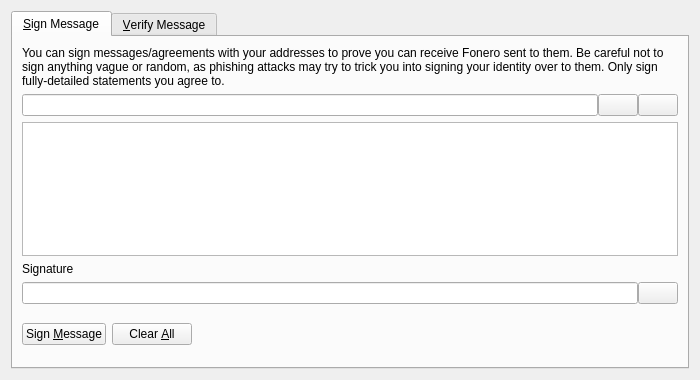
<?xml version="1.0" encoding="UTF-8"?>
<ui version="4.0">
 <class>SignVerifyMessageDialog</class>
 <widget class="QDialog" name="SignVerifyMessageDialog">
  <property name="geometry">
   <rect>
    <x>0</x>
    <y>0</y>
    <width>700</width>
    <height>380</height>
   </rect>
  </property>
  <property name="windowTitle">
   <string>Signatures - Sign / Verify a Message</string>
  </property>
  <property name="modal">
   <bool>true</bool>
  </property>
  <layout class="QVBoxLayout" name="verticalLayout">
   <item>
    <widget class="QTabWidget" name="tabWidget">
     <property name="currentIndex">
      <number>0</number>
     </property>
     <widget class="QWidget" name="tabSignMessage">
      <attribute name="title">
       <string>&amp;Sign Message</string>
      </attribute>
      <layout class="QVBoxLayout" name="verticalLayout_SM">
       <item>
        <widget class="QLabel" name="infoLabel_SM">
         <property name="text">
          <string>You can sign messages/agreements with your addresses to prove you can receive Fonero sent to them. Be careful not to sign anything vague or random, as phishing attacks may try to trick you into signing your identity over to them. Only sign fully-detailed statements you agree to.</string>
         </property>
         <property name="textFormat">
          <enum>Qt::PlainText</enum>
         </property>
         <property name="wordWrap">
          <bool>true</bool>
         </property>
        </widget>
       </item>
       <item>
        <layout class="QHBoxLayout" name="horizontalLayout_1_SM">
         <property name="spacing">
          <number>0</number>
         </property>
         <item>
          <widget class="QValidatedLineEdit" name="addressIn_SM">
           <property name="toolTip">
            <string>The Fonero address to sign the message with</string>
           </property>
          </widget>
         </item>
         <item>
          <widget class="QPushButton" name="addressBookButton_SM">
           <property name="toolTip">
            <string>Choose previously used address</string>
           </property>
           <property name="text">
            <string/>
           </property>
           <property name="shortcut">
            <string>Alt+A</string>
           </property>
           <property name="autoDefault">
            <bool>false</bool>
           </property>
          </widget>
         </item>
         <item>
          <widget class="QPushButton" name="pasteButton_SM">
           <property name="toolTip">
            <string>Paste address from clipboard</string>
           </property>
           <property name="text">
            <string/>
           </property>
           <property name="shortcut">
            <string>Alt+P</string>
           </property>
           <property name="autoDefault">
            <bool>false</bool>
           </property>
          </widget>
         </item>
        </layout>
       </item>
       <item>
        <widget class="QPlainTextEdit" name="messageIn_SM">
         <property name="toolTip">
          <string>Enter the message you want to sign here</string>
         </property>
        </widget>
       </item>
       <item>
        <widget class="QLabel" name="signatureLabel_SM">
         <property name="text">
          <string>Signature</string>
         </property>
         <property name="textFormat">
          <enum>Qt::PlainText</enum>
         </property>
        </widget>
       </item>
       <item>
        <layout class="QHBoxLayout" name="horizontalLayout_2_SM">
         <property name="spacing">
          <number>0</number>
         </property>
         <item>
          <widget class="QLineEdit" name="signatureOut_SM">
           <property name="font">
            <font>
             <italic>true</italic>
            </font>
           </property>
           <property name="readOnly">
            <bool>true</bool>
           </property>
          </widget>
         </item>
         <item>
          <widget class="QPushButton" name="copySignatureButton_SM">
           <property name="toolTip">
            <string>Copy the current signature to the system clipboard</string>
           </property>
           <property name="text">
            <string/>
           </property>
           <property name="autoDefault">
            <bool>false</bool>
           </property>
          </widget>
         </item>
        </layout>
       </item>
       <item>
        <layout class="QHBoxLayout" name="horizontalLayout_3_SM">
         <item>
          <widget class="QPushButton" name="signMessageButton_SM">
           <property name="toolTip">
            <string>Sign the message to prove you own this Fonero address</string>
           </property>
           <property name="text">
            <string>Sign &amp;Message</string>
           </property>
           <property name="autoDefault">
            <bool>false</bool>
           </property>
          </widget>
         </item>
         <item>
          <widget class="QPushButton" name="clearButton_SM">
           <property name="toolTip">
            <string>Reset all sign message fields</string>
           </property>
           <property name="text">
            <string>Clear &amp;All</string>
           </property>
           <property name="autoDefault">
            <bool>false</bool>
           </property>
          </widget>
         </item>
         <item>
          <spacer name="horizontalSpacer_1_SM">
           <property name="orientation">
            <enum>Qt::Horizontal</enum>
           </property>
           <property name="sizeHint" stdset="0">
            <size>
             <width>40</width>
             <height>48</height>
            </size>
           </property>
          </spacer>
         </item>
         <item>
          <widget class="QLabel" name="statusLabel_SM">
           <property name="font">
            <font>
             <weight>75</weight>
             <bold>true</bold>
            </font>
           </property>
           <property name="text">
            <string/>
           </property>
           <property name="wordWrap">
            <bool>true</bool>
           </property>
          </widget>
         </item>
         <item>
          <spacer name="horizontalSpacer_2_SM">
           <property name="orientation">
            <enum>Qt::Horizontal</enum>
           </property>
           <property name="sizeHint" stdset="0">
            <size>
             <width>40</width>
             <height>48</height>
            </size>
           </property>
          </spacer>
         </item>
        </layout>
       </item>
      </layout>
     </widget>
     <widget class="QWidget" name="tabVerifyMessage">
      <attribute name="title">
       <string>&amp;Verify Message</string>
      </attribute>
      <layout class="QVBoxLayout" name="verticalLayout_VM">
       <item>
        <widget class="QLabel" name="infoLabel_VM">
         <property name="text">
          <string>Enter the receiver's address, message (ensure you copy line breaks, spaces, tabs, etc. exactly) and signature below to verify the message. Be careful not to read more into the signature than what is in the signed message itself, to avoid being tricked by a man-in-the-middle attack. Note that this only proves the signing party receives with the address, it cannot prove sendership of any transaction!</string>
         </property>
         <property name="textFormat">
          <enum>Qt::PlainText</enum>
         </property>
         <property name="alignment">
          <set>Qt::AlignLeading|Qt::AlignLeft|Qt::AlignTop</set>
         </property>
         <property name="wordWrap">
          <bool>true</bool>
         </property>
        </widget>
       </item>
       <item>
        <layout class="QHBoxLayout" name="horizontalLayout_1_VM">
         <property name="spacing">
          <number>0</number>
         </property>
         <item>
          <widget class="QValidatedLineEdit" name="addressIn_VM">
           <property name="toolTip">
            <string>The Fonero address the message was signed with</string>
           </property>
          </widget>
         </item>
         <item>
          <widget class="QPushButton" name="addressBookButton_VM">
           <property name="toolTip">
            <string>Choose previously used address</string>
           </property>
           <property name="text">
            <string/>
           </property>
           <property name="shortcut">
            <string>Alt+A</string>
           </property>
           <property name="autoDefault">
            <bool>false</bool>
           </property>
          </widget>
         </item>
        </layout>
       </item>
       <item>
        <widget class="QPlainTextEdit" name="messageIn_VM"/>
       </item>
       <item>
        <widget class="QValidatedLineEdit" name="signatureIn_VM"/>
       </item>
       <item>
        <layout class="QHBoxLayout" name="horizontalLayout_2_VM">
         <item>
          <widget class="QPushButton" name="verifyMessageButton_VM">
           <property name="toolTip">
            <string>Verify the message to ensure it was signed with the specified Fonero address</string>
           </property>
           <property name="text">
            <string>Verify &amp;Message</string>
           </property>
           <property name="autoDefault">
            <bool>false</bool>
           </property>
          </widget>
         </item>
         <item>
          <widget class="QPushButton" name="clearButton_VM">
           <property name="toolTip">
            <string>Reset all verify message fields</string>
           </property>
           <property name="text">
            <string>Clear &amp;All</string>
           </property>
           <property name="autoDefault">
            <bool>false</bool>
           </property>
          </widget>
         </item>
         <item>
          <spacer name="horizontalSpacer_1_VM">
           <property name="orientation">
            <enum>Qt::Horizontal</enum>
           </property>
           <property name="sizeHint" stdset="0">
            <size>
             <width>40</width>
             <height>48</height>
            </size>
           </property>
          </spacer>
         </item>
         <item>
          <widget class="QLabel" name="statusLabel_VM">
           <property name="font">
            <font>
             <weight>75</weight>
             <bold>true</bold>
            </font>
           </property>
           <property name="text">
            <string/>
           </property>
           <property name="wordWrap">
            <bool>true</bool>
           </property>
          </widget>
         </item>
         <item>
          <spacer name="horizontalSpacer_2_VM">
           <property name="orientation">
            <enum>Qt::Horizontal</enum>
           </property>
           <property name="sizeHint" stdset="0">
            <size>
             <width>40</width>
             <height>48</height>
            </size>
           </property>
          </spacer>
         </item>
        </layout>
       </item>
      </layout>
     </widget>
    </widget>
   </item>
  </layout>
 </widget>
 <customwidgets>
  <customwidget>
   <class>QValidatedLineEdit</class>
   <extends>QLineEdit</extends>
   <header>qvalidatedlineedit.h</header>
  </customwidget>
 </customwidgets>
 <resources>
  <include location="../fonero.qrc"/>
 </resources>
 <connections/>
</ui>
